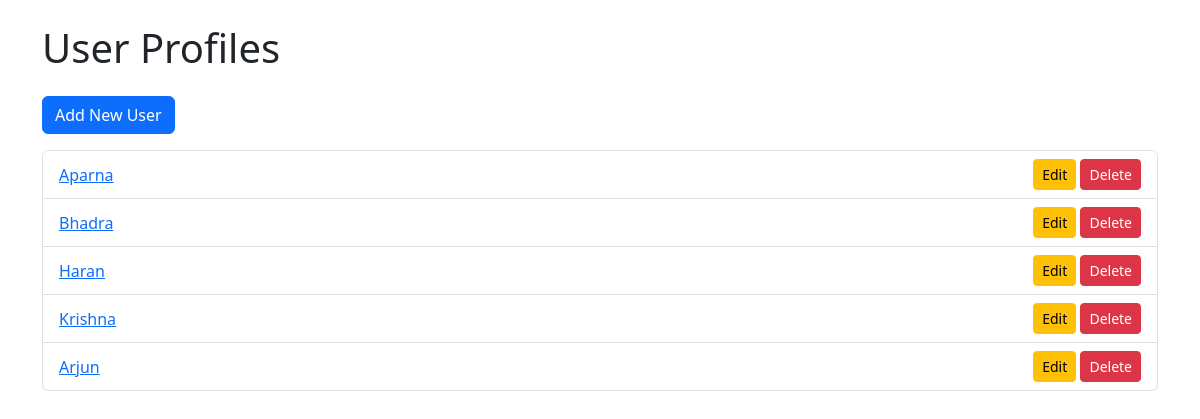
/users/, run on the app's committed database.
### user_profile/models.py (models this page shows, shortened)
class UserProfile(models.Model):
    name = models.CharField(max_length=100)
    email = models.EmailField(unique=True)
    bio = models.TextField(blank=True, null=True)
    skills = models.CharField(max_length=255)
    contact = models.CharField(max_length=20)

### user_profile/views.py (the view)
# urls.py: path('users/', views.user_list, name='user_list'),
def user_list(request):
    users = UserProfile.objects.all()
    return render(request, 'user_profile/user_list.html', {'users': users})

### user_profile/templates/user_profile/user_list.html (shortened to what this page needs)
<!DOCTYPE html>
<html lang="en">
<head>
    <link rel="stylesheet" href="https://cdnjs.cloudflare.com/ajax/libs/bootstrap/5.3.0/css/bootstrap.min.css">
</head>
<body>
<div class="container mt-4">
    <h1 class="mb-4">User Profiles</h1>
    <a class="btn btn-primary mb-3" href="{% url 'user_create' %}">Add New User</a>
    <ul class="list-group">
        {% for user in users %}
        <li class="list-group-item d-flex justify-content-between align-items-center">
            <span>
                <a href="{% url 'user_detail' user.id %}">{{ user.name }}</a>
            </span>
            <div>
                <a class="btn btn-warning btn-sm" href="{% url 'user_update' user.id %}">Edit</a>
                <a class="btn btn-danger btn-sm" href="{% url 'user_delete' user.id %}">Delete</a>
            </div>
        </li>
        {% endfor %}
    </ul>
</div>
</body>
</html>

### data on the page
UserProfile: name "Aparna"
UserProfile: name "Bhadra"
UserProfile: name "Haran"
UserProfile: name "Krishna"
UserProfile: name "Arjun"
